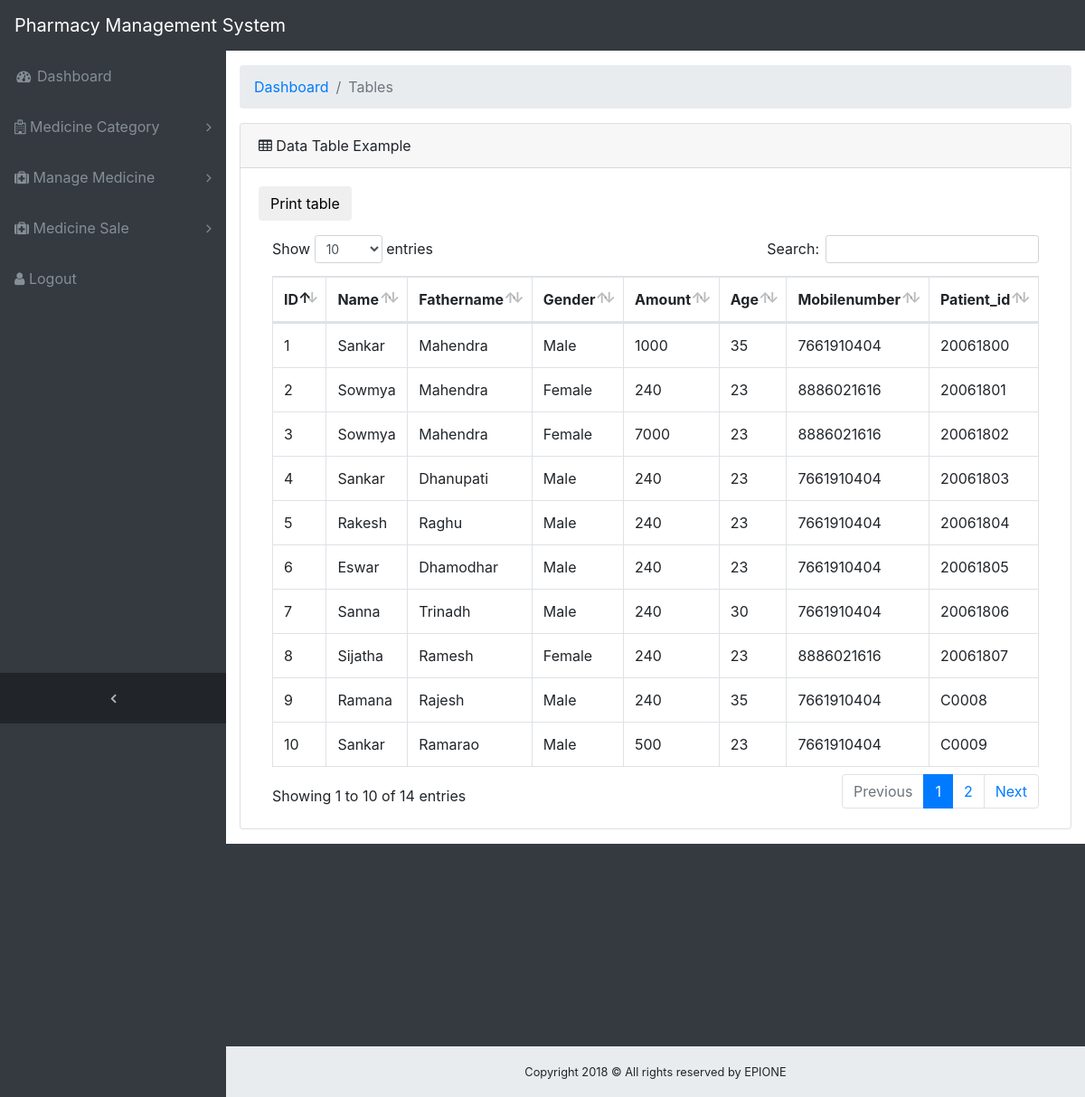
Screenshot of /medicinecategory.php (signed in) with the database file from the repository.
### tables this page shows
CREATE TABLE `registration_tb` (
  `id` int(30) NOT NULL,
  `name` varchar(30) NOT NULL,
  `fathername` varchar(30) NOT NULL,
  `mobilenumber` varchar(30) NOT NULL,
  `bloodgroup` varchar(30) NOT NULL,
  `gender` varchar(30) NOT NULL,
  `doctorname` varchar(30) NOT NULL,
  `attachment` varchar(30) NOT NULL,
  `dateofbirth` date NOT NULL,
  `amount` int(30) NOT NULL,
  `address` varchar(30) NOT NULL,
  `doctors` varchar(30) NOT NULL,
  `created_at` datetime NOT NULL DEFAULT CURRENT_TIMESTAMP ON UPDATE CURRENT_TIMESTAMP,
  `patient_id` varchar(255) NOT NULL,
  `patient` varchar(20) NOT NULL,
  `age` int(30) NOT NULL,
  `date` date NOT NULL,
  `course` varchar(255) NOT NULL
);

### medicinecategory.php (the view, shortened to what this page needs)
<?php
require("include/connection.php");
$query=" SELECT *
FROM registration_tb
ORDER BY id ASC ";
$result=mysqli_query($con,$query);
?>
<?php include('include/header.php');?>
  <?php
  include ("include/navbar.php");
  ?>
  <div class="content-wrapper">
    <div class="container-fluid">
      <ol class="breadcrumb">
        <li class="breadcrumb-item">
          <a href="#">Dashboard</a>
        </li>
        <li class="breadcrumb-item active">Tables</li>
      </ol>
      <div class="card mb-3">
        <div class="card-header">
          <i class="fa fa-table"></i> Data Table Example</div>
        <div class="card-body">
          <div class="table-responsive">
            <table class="table table-bordered" id="dataTable" width="100%" cellspacing="0" cellpadding="0">
            <p><button class="btn">Print table</button></p>
              <thead>
                <tr>
                  <th>ID</th>
                  <th>Name</th>
                  <th>Fathername</th>
                  <th>Gender</th>
                  <th>Amount</th>
                  <th>Age</th>
                  <th>Mobilenumber</th>
                  <th>Patient_id</th>
                </tr>
              </thead>
              <tbody>
              <?php
while($res=mysqli_fetch_assoc($result)) {
	echo "<tr>";
	echo "<td>".$res['id']."</td>";
  echo "<td>".$res['name']."</td>";
  echo "<td>".$res['fathername']."</td>";
  echo "<td>".$res['gender']."</td>";
  echo "<td>".$res['amount']."</td>";
  echo "<td>".$res['age']."</td>";
  echo "<td>".$res['mobilenumber']."</td>";
  echo "<td>".$res['patient_id']."</td>";
    echo "</tr>";
}
 	?>
              </tbody>
            </table>
          </div>
        </div>
      </div>
    </div>
  <?php include('include/footer.php') ?>

### include/header.php (shortened to what this page needs)
<!DOCTYPE html>
<html lang="en">
<head>
  <link href="vendor/bootstrap/css/bootstrap.min.css" rel="stylesheet">
  <link href="vendor/font-awesome/css/font-awesome.min.css" rel="stylesheet" type="text/css">
  <link href="vendor/datatables/dataTables.bootstrap4.css" rel="stylesheet">
  <link href="css/sb-admin.css" rel="stylesheet">
</head>
<body class="fixed-nav sticky-footer bg-dark" id="page-top">

### include/navbar.php (shortened to what this page needs)
<nav class="navbar navbar-expand-lg navbar-dark bg-dark fixed-top" id="mainNav">
  <a class="navbar-brand" href="dashboard.php">Pharmacy Management System</a>
  <div class="collapse navbar-collapse" id="navbarResponsive">
    <ul class="navbar-nav navbar-sidenav" id="exampleAccordion">
      <li class="nav-item" data-toggle="tooltip" data-placement="right" title="Dashboard">
        <a class="nav-link" href="dashboard.php">
          <i class="fa fa-fw fa-dashboard"></i>
          <span class="nav-link-text">Dashboard</span>
        </a>
      </li>
       <li class="nav-item" data-toggle="tooltip" data-placement="right" title="Example Pages">
        <a class="nav-link nav-link-collapse collapsed" data-toggle="collapse" href="#collapseExamplePages1" data-parent="#exampleAccordion">
         <i class="fa fa-hospital-o" aria-hidden="true"></i>
          <span class="nav-link-text">Medicine Category</span>
        </a>
      </li>
        <li class="nav-item" data-toggle="tooltip" data-placement="right" title="Example Pages">
        <a class="nav-link nav-link-collapse collapsed" data-toggle="collapse" href="#collapseExamplePages" data-parent="#exampleAccordion">
         <i class="fa fa-medkit" aria-hidden="true"></i>
          <span class="nav-link-text"> Manage Medicine</span>
        </a>
      </li>
       <li class="nav-item" data-toggle="tooltip" data-placement="right" title="Example Pages">
        <a class="nav-link nav-link-collapse collapsed" data-toggle="collapse" href="#collapseExamplePages2" data-parent="#exampleAccordion">
         <i class="fa fa-medkit" aria-hidden="true"></i>
          <span class="nav-link-text">Medicine Sale</span>
        </a>
      </li>
      <li class="nav-item" data-toggle="tooltip" data-placement="right" title="Medicine Category">
        <a class="nav-link" href="logout.php">
          <i class="fa fa-user"></i>
          <span class="nav-link-text">Logout</span>
        </a>
      </li>
    </ul>
    <ul class="navbar-nav sidenav-toggler">
      <li class="nav-item">
        <a class="nav-link text-center" id="sidenavToggler">
          <i class="fa fa-fw fa-angle-left"></i>
        </a>
      </li>
    </ul>
  </div>
</nav>

### include/footer.php (shortened to what this page needs)
  <footer class="sticky-footer">
      <div class="container">
        <div class="text-center">
          <small>Copyright 2018 &copy All rights reserved by EPIONE</small><br>
        </div>
      </div>
    </footer>
  </div>
</body>
</html>

### css/sb-admin.css (style rules this page uses)
html { position: relative; min-height: 100%; }
body { overflow-x: hidden; }
body.sticky-footer { margin-bottom: 56px; }
body.sticky-footer .content-wrapper { min-height: calc(100vh - 56px - 56px); }
body.fixed-nav { padding-top: 56px; }
.content-wrapper { min-height: calc(100vh - 56px); padding-top: 1rem; }
#mainNav .navbar-collapse { overflow: auto; max-height: 75vh; }
#mainNav .navbar-collapse .navbar-nav .nav-item .nav-link { cursor: pointer; }
#mainNav .navbar-collapse .navbar-sidenav .nav-link-collapse:after { float: right; content: '\f107'; font-family: 'FontAwesome'; }
#mainNav .navbar-collapse .navbar-sidenav .nav-link-collapse.collapsed:after { content: '\f105'; }
#mainNav .navbar-collapse .sidenav-toggler { display: none; }
@media (min-width: 992px) { #mainNav .navbar-brand { width: 250px; } }
@media (min-width: 992px) { #mainNav .navbar-collapse { overflow: visible; max-height: none; } }
@media (min-width: 992px) { #mainNav .navbar-collapse .navbar-sidenav { position: absolute; top: 0; left: 0; -webkit-flex-direction: column; -ms-flex-direction: column; flex-direction: column; margin-top: 56px; } }
@media (min-width: 992px) { #mainNav .navbar-collapse .navbar-sidenav > .nav-item { width: 250px; padding: 0; } }
@media (min-width: 992px) { #mainNav .navbar-collapse .navbar-sidenav > .nav-item > .nav-link { padding: 1em; } }
#mainNav.fixed-top .sidenav-toggler { display: none; }
@media (min-width: 992px) { #mainNav.fixed-top .navbar-sidenav { height: calc(100vh - 112px); } }
@media (min-width: 992px) { #mainNav.fixed-top .sidenav-toggler { position: absolute; top: 0; left: 0; display: flex; -webkit-flex-direction: column; -ms-flex-direction: column; flex-direction: column; margin-top: calc(100vh - 56px); } }
@media (min-width: 992px) { #mainNav.fixed-top .sidenav-toggler > .nav-item { width: 250px; padding: 0; } }
@media (min-width: 992px) { #mainNav.fixed-top .sidenav-toggler > .nav-item > .nav-link { padding: 1em; } }
#mainNav.fixed-top.navbar-dark .sidenav-toggler { background-color: #212529; }
#mainNav.fixed-top.navbar-dark .sidenav-toggler a i { color: #adb5bd; }
.content-wrapper { overflow-x: hidden; background: white; }
@media (min-width: 992px) { .content-wrapper { margin-left: 250px; } }
#sidenavToggler i { font-weight: 800; }
#mainNav.navbar-dark .navbar-collapse .navbar-sidenav .nav-link-collapse:after { color: #868e96; }
#mainNav.navbar-dark .navbar-collapse .navbar-sidenav > .nav-item > .nav-link { color: #868e96; }
@media (min-width: 992px) { #mainNav.navbar-dark .navbar-collapse .navbar-sidenav { background: #343a40; } }
footer.sticky-footer { position: absolute; right: 0; bottom: 0; width: 100%; height: 56px; background-color: #e9ecef; line-height: 55px; }
@media (min-width: 992px) { footer.sticky-footer { width: calc(100% - 250px); } }

### rows the page displays
registration_tb: id "1", name "Sankar", fathername "Mahendra", gender "Male", amount "1000", age "35", mobilenumber "7661910404", patient "20061800"
registration_tb: id "2", name "Sowmya", fathername "Mahendra", gender "Female", amount "240", age "23", mobilenumber "8886021616", patient "20061801"
registration_tb: id "3", name "Sowmya", fathername "Mahendra", gender "Female", amount "7000", age "23", mobilenumber "8886021616", patient "20061802"
registration_tb: id "4", name "Sankar", fathername "Dhanupati", gender "Male", amount "240", age "23", mobilenumber "7661910404", patient "20061803"
registration_tb: id "5", name "Rakesh", fathername "Raghu", gender "Male", amount "240", age "23", mobilenumber "7661910404", patient "20061804"
registration_tb: id "6", name "Eswar", fathername "Dhamodhar", gender "Male", amount "240", age "23", mobilenumber "7661910404", patient "20061805"
registration_tb: id "7", name "Sanna", fathername "Trinadh", gender "Male", amount "240", age "30", mobilenumber "7661910404", patient "20061806"
registration_tb: id "8", name "Sijatha", fathername "Ramesh", gender "Female", amount "240", age "23", mobilenumber "8886021616", patient "20061807"
registration_tb: id "9", name "Ramana", fathername "Rajesh", gender "Male", amount "240", age "35", mobilenumber "7661910404", patient "C0008"
registration_tb: id "10", name "Sankar", fathername "Ramarao", gender "Male", amount "500", age "23", mobilenumber "7661910404", patient "C0009"
